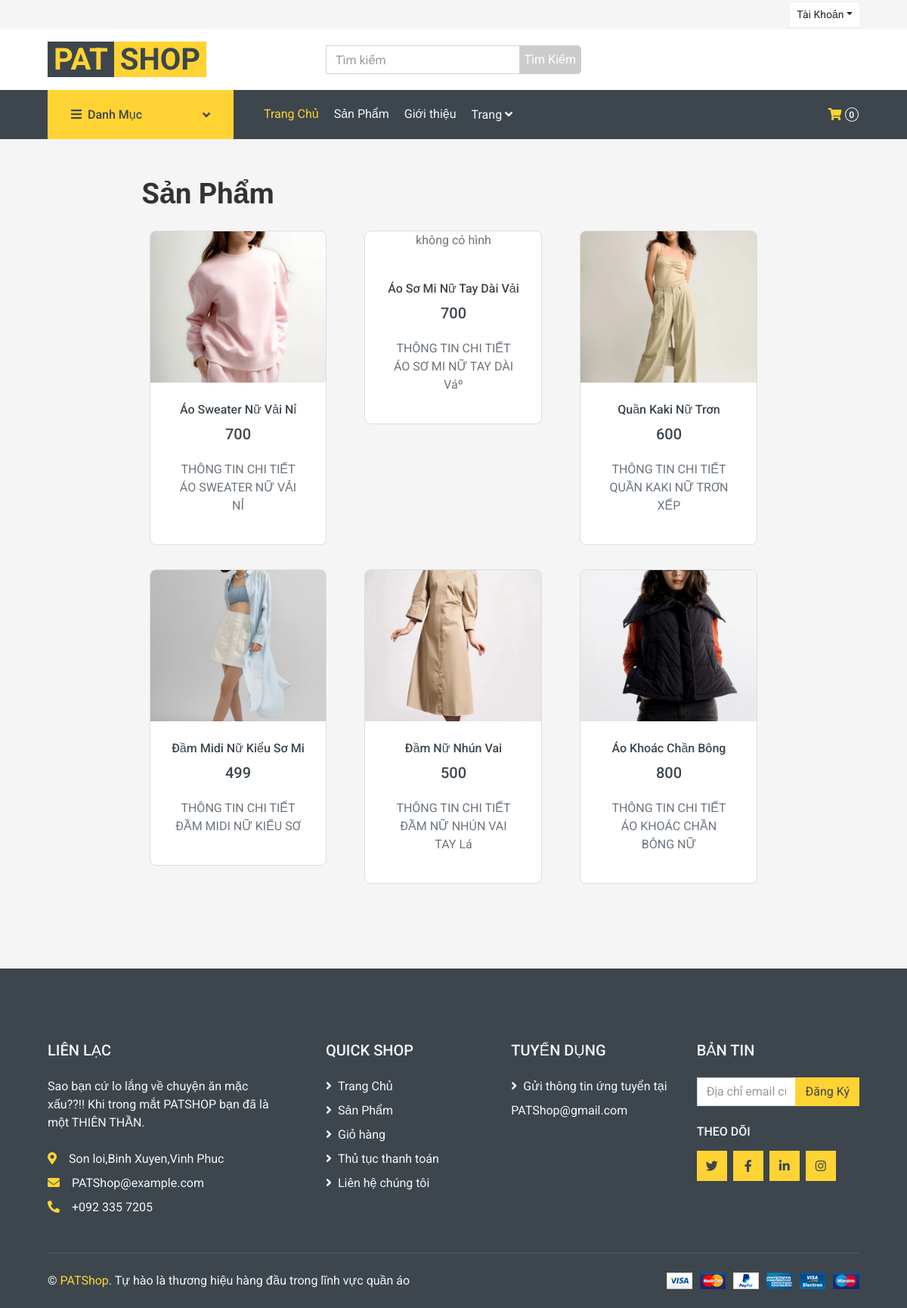
Screenshot of /index.php?act=sanphamdm&ma_loai=1050 with the database file from the repository.
### tables this page shows
CREATE TABLE `sanpham` (
  `id` int(10) NOT NULL,
  `ten_san_pham` varchar(255) NOT NULL,
  `mo_ta` text NOT NULL,
  `gia` double(10,2) NOT NULL,
  `so_luong` int(11) NOT NULL,
  `img` varchar(255) NOT NULL,
  `trangthai` varchar(20) NOT NULL,
  `thong_tin_km` varchar(255) NOT NULL,
  `ma_loai` int(10) NOT NULL,
  `loai_sp` varchar(255) DEFAULT NULL
);

### Models/connect.php (called while the page is built, shortened)
<?php
function pdo_get_connection(){
    $dburl = "mysql:host=localhost;dbname=duan1;charset=utf8";
    $username = 'root';
    $password = '';
    $conn = new PDO($dburl, $username, $password);
    $conn->setAttribute(PDO::ATTR_ERRMODE, PDO::ERRMODE_EXCEPTION);
    return $conn;
}
function pdo_query($sql){
    $sql_args = array_slice(func_get_args(), 1);
    try{
        $conn = pdo_get_connection();
        $stmt = $conn->prepare($sql);
        $stmt->execute($sql_args);
        $rows = $stmt->fetchAll();
        return $rows;
    }
    catch(PDOException $e){
        throw $e;
    }
    finally{
        unset($conn);
    }
}

### Models/sanpham.php (called while the page is built, shortened)
<?php
require_once 'connect.php';
function loadall_sanpham_home() {
    $sql = "SELECT * FROM sanpham WHERE 1 ORDER BY id desc limit 0,12";
    $listsanpham = pdo_query($sql);
    return $listsanpham;
}
function loadall_sanpham_ok($kyw="",$ma_loai=0){
    $sql = "select * from sanpham where 1";
    if($ma_loai>0){
        $sql.=" and ma_loai= '".$ma_loai."'";
    }
    $sql.=" order by id desc";
    $listsanpham = pdo_query($sql);
    return $listsanpham;
}
?>

### view/sanphamdm.php (the view, shortened to what this page needs)
<div class="container-fluid">
    <div class="container">
        <div class="row pb-3 custom-row">
            <div class="col-lg-9 col-md-8 mx-auto shop-products">
                <h3>Sản Phẩm</h3>
                <div class="row pb-3">
                    <?php
                    foreach ($dssp as $sp) {
                        extract($sp);
                        $limitedDescription = substr($mo_ta, 0, 50);
                        $hinhpath = "upload/" . $img;
                        $spct = "index.php?act=ctsanpham&id=" . $id;
                        if (is_file($hinhpath)) {
                            $imgTag = "<img class='img-fluid' style='width:100%; height:200px;' src='" . $hinhpath . "' alt='Product Image'>";
                        } else {
                            $imgTag = "<p>không có hình</p>";
                        }
                        echo '
                        <div class="col-12 pb-2 custom-column">
                                    <div class="product-item bg-light mb-4 text-center">
                                        <div class="product-img position-relative overflow-hidden">
                                            ' . $imgTag . '
                                            <div class="product-action">
                                                <a class="btn btn-outline-dark btn-square" href=""><i class="far fa-heart"></i></a>
                                                <a class="btn btn-outline-dark btn-square" href=""><i class="fa fa-sync-alt"></i></a>
                                                <a class="btn btn-outline-dark btn-square" href="' . $spct . '"><i class="fa fa-search"></i></a>
                                            </div>
                                        </div>
                                        <div class="text-center py-4">
                                            <a class="h6 text-decoration-none text-truncate" href="">' . $ten_san_pham . '</a>
                                            <div class="d-flex align-items-center justify-content-center mt-2">
                                                <h5>' . $gia . '</h5>
                                            </div>
                                            <div class="product-details">
                                                <div class="column text-center">' . $limitedDescription . '</div>
                                            </div>
                                        </div>
                                    </div>
                                </div>';
                    }
                    ?>
                </div>
            </div>
        </div>
    </div>
</div>

### header.php (shortened to what this page needs)
<!DOCTYPE html>
<html lang="en">
<head>
    <link href="https://cdnjs.cloudflare.com/ajax/libs/font-awesome/5.10.0/css/all.min.css" rel="stylesheet">
    <link href="view/lib/animate/animate.min.css" rel="stylesheet">
    <link href="view/lib/owlcarousel/assets/owl.carousel.min.css" rel="stylesheet">
    <link href="view/css/style.css" rel="stylesheet">
</head>
<body>
    <div class="container-fluid">
        <div class="row bg-secondary py-1 px-xl-5">
            <div class="col-lg-6 d-none d-lg-block">
            </div>
            <div class="col-lg-6 text-center text-lg-right">
                <div class="d-inline-flex align-items-center">
                    <div class="btn-group">
                        <?php
                        if (isset($_SESSION['ten_dang_nhap'])) {
                            extract($_SESSION['ten_dang_nhap']);
                        ?>
                        <button type="button" class="btn btn-sm btn-light dropdown-toggle"
                            data-toggle="dropdown"><?= $ten_dang_nhap ?></button>
                        <div class="dropdown-menu dropdown-menu-right">
                            <a href="index.php?act=xemtk"><button class="dropdown-item" type="button">Xem Hồ
                                    Sơ</button></a>
                            <a href="index.php?act=updatetk"><button class="dropdown-item" type="button">Sửa thông tin
                                    tài khoản</button></a>
                            <a href="index.php?act=quenmk"><button class="dropdown-item" type="button">Quên mật
                                    khẩu</button></a>
                            <!-- <a href="index.php?act=doimk"><button class="dropdown-item" type="button">Đổi mật
                                    khẩu</button></a> -->
                            <a href="index.php?act=thoat"><button class="dropdown-item" type="button">Đăng
                                    xuất</button></a>
                            <?php
                        } else {
                            ?>
                            <button type="button" class="btn btn-sm btn-light dropdown-toggle"
                                data-toggle="dropdown">Tài Khoản</button>
                                <?php } ?>
                        </div>
                    </div>
                </div>
            </div>
            <div class="row align-items-center bg-light py-3 px-xl-5 d-none d-lg-flex">
                <div class="col-lg-4">
                    <a href="" class="text-decoration-none">
                        <span class="h1 text-uppercase text-primary bg-dark px-2">PAT</span>
                        <span class="h1 text-uppercase text-dark bg-primary px-2 ml-n1">Shop</span>
                    </a>
                </div>
                <div class="col-lg-4 col-6 text-left">
                    <form action="index.php?act=sanphamdm" method="post">
                        <div class="input-group">
                            <input type="text" name="kyw" class="form-control" placeholder="Tìm kiếm">
                            <div class="input-group-append">
                                <input type="submit" value="Tìm Kiếm" name="timkiem">
                            </div>
                        </div>
                    </form>
                </div>
            </div>
        </div>
        <div class="container-fluid bg-dark mb-30">
            <div class="row px-xl-5">
                <div class="col-lg-3 d-none d-lg-block">
                    <a class="btn d-flex align-items-center justify-content-between bg-primary w-100"
                        data-toggle="collapse" href="#navbar-vertical" style="height: 65px; padding: 0 30px;">
                        <h6 class="text-dark m-0"><i class="fa fa-bars mr-2"></i>Danh Mục</h6>
                        <i class="fa fa-angle-down text-dark"></i>
                    </a>
                </div>
                <div class="col-lg-9">
                    <nav class="navbar navbar-expand-lg bg-dark navbar-dark py-3 py-lg-0 px-0">
                        <div class="collapse navbar-collapse justify-content-between" id="navbarCollapse">
                            <div class="navbar-nav mr-auto py-0">
                                <a href="index.php" class="nav-item nav-link active">Trang Chủ</a>
                                <a href="index.php?act=sanpham" class="nav-item nav-link">Sản Phẩm</a>
                                <a href="index.php?act=gioithieu" class="nav-item nav-link">Giới thiệu</a>
                                <div class="nav-item dropdown">
                                    <a href="#" class="nav-link dropdown-toggle" data-toggle="dropdown">Trang <i
                                            class="fa fa-angle-down mt-1"></i></a>
                                </div>
                            </div>
                            <div class="navbar-nav ml-auto py-0 d-none d-lg-block">
                                <a href="index.php?act=giohang" class="btn px-0 ml-3">
                                    <i class="fas fa-shopping-cart text-primary"></i>
                                    <?php
                                    if (isset($_SESSION['giohang']) && count($_SESSION['giohang']) > 0) {
                                        $soLuongTrongGioHang = count($_SESSION['giohang']);
                                    } else {
                                        $soLuongTrongGioHang = 0;
                                    }
                                    echo '<span class="badge text-secondary border border-secondary rounded-circle" style="padding-bottom: 2px;">' . $soLuongTrongGioHang . '</span>';
                                        ?>
                                </a>
                            </div>
                        </div>
                    </nav>
                </div>
            </div>
        </div>

### index.php (shortened to what this page needs)
<?php
include "Models/connect.php";
include "Models/sanpham.php";
$spnew = loadall_sanpham_home();
include "header.php";
if ((isset($_GET['act'])) && ($_GET['act'] != "")) {
    $act = $_GET['act'];
    switch ($act) {
        case 'sanphamdm':
            if (isset($_POST['kyw'])&&($_POST['kyw']!="") ) {
                $kyw = $_POST['kyw'];
            }else{
                $kyw = "";
            }
            if (isset($_GET['ma_loai']) && ($_GET['ma_loai'] > 0)) {
                $ma_loai = $_GET['ma_loai'];
            }else{
                $ma_loai = 0;
            }
            $dssp = loadall_sanpham_ok($kyw, $ma_loai);
            include "view/sanphamdm.php";
            break;
    }
} else {
    include "home.php";
}
include "footer.php";

### footer.php (shortened to what this page needs)
 <div class="container-fluid bg-dark text-secondary mt-5 pt-5">
        <div class="row px-xl-5 pt-5">
            <div class="col-lg-4 col-md-12 mb-5 pr-3 pr-xl-5">
                <h5 class="text-secondary text-uppercase mb-4">Liên lạc</h5>
                <p class="mb-4">Sao bạn cứ lo lắng về chuyện ăn mặc xấu??!! Khi trong mắt PATSHOP bạn đã là một THIÊN THẦN.</p>
                <p class="mb-2"><i class="fa fa-map-marker-alt text-primary mr-3"></i>Son loi,Binh Xuyen,Vinh Phuc</p>
                <p class="mb-2"><i class="fa fa-envelope text-primary mr-3"></i>PATShop@example.com</p>
                <p class="mb-0"><i class="fa fa-phone-alt text-primary mr-3"></i>+092 335 7205</p>
            </div>
            <div class="col-lg-8 col-md-12">
                <div class="row">
                    <div class="col-md-4 mb-5">
                        <h5 class="text-secondary text-uppercase mb-4">Quick Shop</h5>
                        <div class="d-flex flex-column justify-content-start">
                            <a class="text-secondary mb-2" href="index.php"><i class="fa fa-angle-right mr-2"></i>Trang Chủ</a>
                            <a class="text-secondary mb-2" href="index.php?act=sanpham"><i class="fa fa-angle-right mr-2"></i>Sản Phẩm</a>
                            <a class="text-secondary mb-2" href="index.php?act=giohang"><i class="fa fa-angle-right mr-2"></i>Giỏ hàng</a>
                            <a class="text-secondary mb-2" href="index.php?act=thanhtoan"><i class="fa fa-angle-right mr-2"></i>Thủ tục thanh toán</a>
                            <a class="text-secondary" href="index.php?act=lienhe"><i class="fa fa-angle-right mr-2"></i>Liên hệ chúng tôi</a>
                        </div>
                    </div>
                    <div class="col-md-4 mb-5">
                        <h5 class="text-secondary text-uppercase mb-4">TUYỂN DỤNG</h5>
                        <div class="d-flex flex-column justify-content-start">
                            <a class="text-secondary mb-2" href="index.php?act=lienhe"><i class="fa fa-angle-right mr-2"></i>Gửi thông tin ứng tuyển tại</a>
                           </i>PATShop@gmail.com</a>
                        </div>
                    </div>
                    <div class="col-md-4 mb-5">
                        <h5 class="text-secondary text-uppercase mb-4">BẢN TIN</h5>
                        <form action="">
                            <div class="input-group">
                                <input type="text" class="form-control" placeholder="Địa chỉ email của bạn">
                                <div class="input-group-append">
                                    <button class="btn btn-primary">Đăng Ký</button>
                                </div>
                            </div>
                        </form>
                        <h6 class="text-secondary text-uppercase mt-4 mb-3">THEO DÕI</h6>
                        <div class="d-flex">
                            <a class="btn btn-primary btn-square mr-2" href="#"><i class="fab fa-twitter"></i></a>
                            <a class="btn btn-primary btn-square mr-2" href="#"><i class="fab fa-facebook-f"></i></a>
                            <a class="btn btn-primary btn-square mr-2" href="#"><i class="fab fa-linkedin-in"></i></a>
                            <a class="btn btn-primary btn-square" href="#"><i class="fab fa-instagram"></i></a>
                        </div>
                    </div>
                </div>
            </div>
        </div>
        <div class="row border-top mx-xl-5 py-4" style="border-color: rgba(256, 256, 256, .1) !important;">
            <div class="col-md-6 px-xl-0">
                <p class="mb-md-0 text-center text-md-left text-secondary">
                    &copy; <a class="text-primary" href="#">PATShop</a>. Tự hào là thương hiệu hàng đầu trong lĩnh vực quần áo
                </p>
            </div>
            <div class="col-md-6 px-xl-0 text-center text-md-right">
                <img class="img-fluid" src="img/payments.png" alt="">
            </div>
        </div>
    </div>
</body>
</html>

### header.php (style rules this page uses)
input[name="timkiem"] { padding: 6px 6px; background-color: #ccc; color: #fff; border: 1px solid #ccc; border-radius: 0 5px 5px 0; cursor: pointer; }

### view/sanphamdm.php (style rules this page uses)
.custom-column { flex: 0 0 calc(33.333% - 20px); max-width: calc(33.333% - 20px); margin: 0 10px; transition: transform 0.3s ease; }
.product-item { border: 1px solid #ddd; border-radius: 8px; overflow: hidden; transition: box-shadow 0.3s ease; margin-bottom: 20px; position: relative; }
.product-img img { width: 100%; height: 250px; object-fit: cover; transition: transform 0.3s ease; }
.product-item .text-center { padding: 15px; }
h3 { font-size: 38px; margin-top: 20px; margin-bottom: 25px; color: #333; }

### rows the page displays
sanpham: img (picture), ten_san_pham "Áo Sweater Nữ Vải Nỉ", gia "700", mo_ta "THÔNG TIN CHI TIẾT ÁO SWEATER NỮ VẢI NỈ"
sanpham: img "không có hình", ten_san_pham "Áo Sơ Mi Nữ Tay Dài Vải", gia "700", mo_ta "THÔNG TIN CHI TIẾT ÁO SƠ MI NỮ TAY DÀI Váº"
sanpham: img (picture), ten_san_pham "Quần Kaki Nữ Trơn", gia "600", mo_ta "THÔNG TIN CHI TIẾT QUẦN KAKI NỮ TRƠN XẾP"
sanpham: img (picture), ten_san_pham "Đầm Midi Nữ Kiểu Sơ Mi", gia "499", mo_ta "THÔNG TIN CHI TIẾT ĐẦM MIDI NỮ KIỂU SƠ"
sanpham: img (picture), ten_san_pham "Đầm Nữ Nhún Vai", gia "500", mo_ta "THÔNG TIN CHI TIẾT ĐẦM NỮ NHÚN VAI TAY Lá"
sanpham: img (picture), ten_san_pham "Áo Khoác Chần Bông", gia "800", mo_ta "THÔNG TIN CHI TIẾT ÁO KHOÁC CHẦN BÔNG NỮ"

### other values shown
$soLuongTrongGioHang "0"
